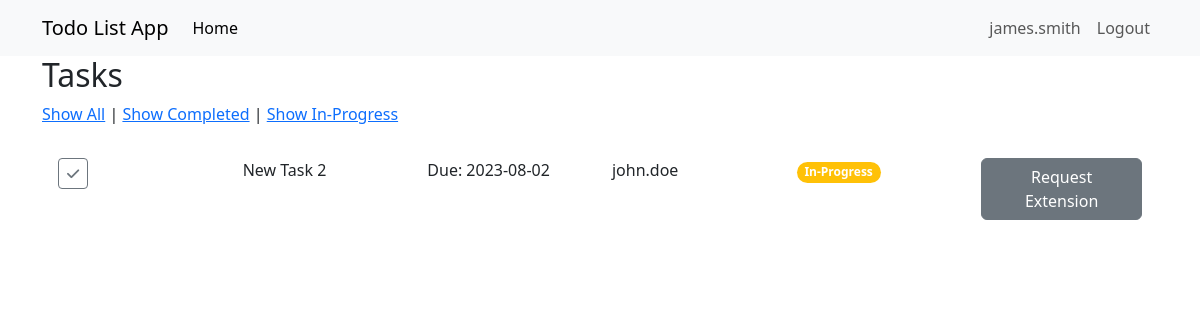
Page / (signed in) on the earlier database version.
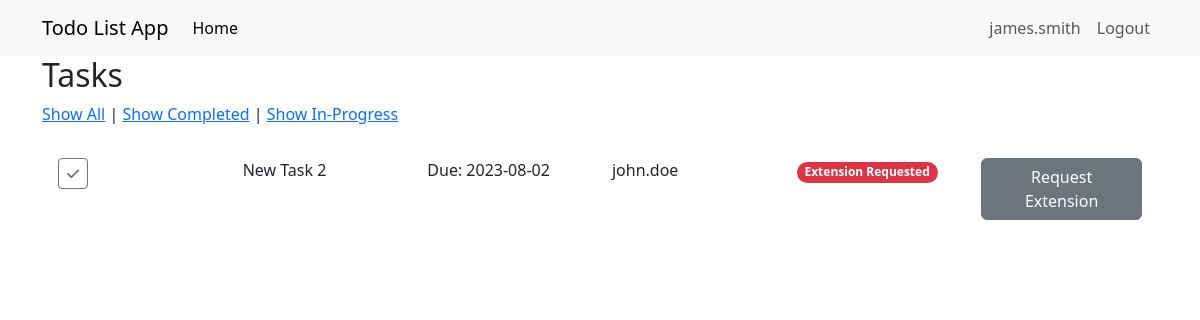
Same page on the later database version.
### loginapp.py (models this page shows, shortened)
class Users(UserMixin, db.Model):
    id = db.Column(db.Integer, primary_key=True)
    username = db.Column(db.String(250), unique=True, nullable=False)
    password = db.Column(db.String(250), nullable=False)
    designation = db.Column(db.String(250), nullable=False)
    department = db.Column(db.Integer)
    tasks = db.relationship("Task", backref="users", lazy=True)

class Task(db.Model):
    task_no = db.Column(db.Integer, primary_key=True)
    task = db.Column(db.String(120), nullable=False)
    created_date = db.Column(db.DateTime, default=datetime.now(), nullable=False)
    due_date = db.Column(db.DateTime)
    status = db.Column(db.String, default="In-Progress", nullable=False)
    created_by = db.Column(db.Integer, nullable=False)
    assigned_to = db.Column(db.Integer, db.ForeignKey("users.id"), nullable=False)

### loginapp.py (the view, shortened to what this page needs)
@app.route("/")
def home():
    if current_user.is_authenticated:
        if current_user.designation == "Admin":
            users = Users.query.all()
            return render_template("home.html", users=users, departments=departments)
        if current_user.designation == "Employee":
            tasks = Task.query.filter_by(assigned_to=current_user.id)
            users = Users.query.all()
            assigned_users = []
            for i in tasks:
                for j in users:
                    if i.created_by == j.id:
                        assigned_users.append(j.username)
                        break
            return render_template("home.html", tasks=tasks, users=assigned_users)
    return render_template("home.html")

### loginapp.py (called while the page is built)
@login_manager.user_loader
def loader_user(user_id):
    return Users.query.get(user_id)

### templates/home.html (shortened to what this page needs)
{% extends "base.html" %}
{% block content %}
{% if current_user.is_authenticated %}
{% if current_user.designation == "Employee" %}
<h2>Tasks</h2>
<div class="d-flex justify-content-between">
    <div>
        <a href="?view=all">Show All</a> | <a href="?view=completed">Show Completed</a> | <a
            href="?view=in_progress">Show In-Progress</a>
    </div>
</div>
<br>
<ul class="list-group list-group-flush">
    {% for task in tasks %}
    <li class="list-group-item">
        <div class="row">
            <div class="col-md-2">
                {% if task.status == "Complete" %}
                <a href="/toggle_status/{{task.task_no}}" class="btn btn-secondary btn-sm">
                    <i class="fa fa-check" aria-hidden="true"></i>
                </a>
                {% else %}
                <a href="/toggle_status/{{task.task_no}}" class="btn btn-outline-secondary  btn-sm">
                    <i class="fa fa-check" aria-hidden="true"></i>
                </a>
                {% endif %}
            </div>
            <div class="col-md-2">
                {% if task.status == "Complete" %}
                <s>{{task.task}}</s>
                {% else %}
                {{task.task}}
                {% endif %}
            </div>
            <div class="col-md-2">Due: {{task.due_date.date()}}</div>
            <div class="col-md-2">
                {{users[loop.index0]}}
            </div>
            <div class="col-md-2">
                {% if task.status == "Complete" %}
                <span class="badge bg-success rounded-pill">{{task.status}}</span>
                {% elif task.status == "In-Progress" %}
                <span class="badge bg-warning rounded-pill">{{task.status}}</span>
                {% else %}
                <span class="badge bg-danger rounded-pill">{{task.status}}</span>
                {% endif %}
            </div>
            <div class="col-md-2">
                {% if task.status == "Extension Requested" %}
                <a href="#" class="btn btn-secondary" disabled>Request Extension</a>
                {% else %}
                <a href="/request_extension/{{task.task_no}}" class="btn btn-secondary">Request Extension</a>
                {% endif %}
            </div>
        </div>
    </li>
    {% endfor %}
</ul>
{% endif %}
{% else %}
<h1>Welcome to Todo List App</h1>
<p>Please log in</p>
{% endif %}
{% endblock %}

### templates/base.html (shortened to what this page needs)
<!DOCTYPE html>
<html lang="en">
<head>
    <link rel="stylesheet" href="https://cdnjs.cloudflare.com/ajax/libs/font-awesome/6.4.0/css/all.min.css"
 />
    <link href="https://cdn.jsdelivr.net/npm/bootstrap@5.3.0/dist/css/bootstrap.min.css" rel="stylesheet"
>
</head>
<body>
    <nav class="navbar navbar-expand-lg bg-body-tertiary">
        <div class="container">
            <a class="navbar-brand" href="#">Todo List App</a>
            <div class="collapse navbar-collapse" id="navbarNav">
                <ul class="navbar-nav">
                    <li class="nav-item">
                        <a class="nav-link active" aria-current="page" href="/">Home</a>
                    </li>
                </ul>
            </div>
            <ul class="navbar-nav">
                {% if current_user.is_authenticated %}
                <li class="nav-item">
                    <a class="nav-link u" href="" disabled>{{current_user.username}}</a>
                </li>
                <li class="nav-item">
                    <a class="nav-link" href="/logout">Logout</a>
                </li>
                {% else %}
                <li class="nav-item">
                    <a class="nav-link" href="/login">Login</a>
                </li>
                {% endif %}
            </ul>
        </div>
    </nav>
    <div class="container">
        {% block content %}
        {% endblock %}
    </div>
</body>
</html>

Differences in the rows shown:
changed Task "New Task 2": status "In-Progress" → "Extension Requested"
